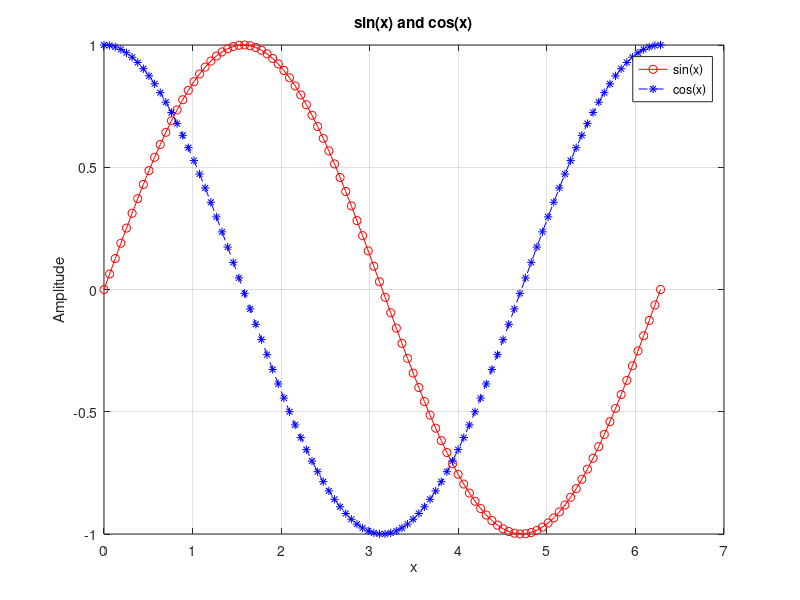

The MATLAB script that drew this image:
% Plot both sine and cosine functions with different styles

x = linspace(0, 2*pi, 100);

plot(x, sin(x), 'r-o', x, cos(x), 'b--*');

xlabel('x');
ylabel('Amplitude');
title('sin(x) and cos(x)');
legend('sin(x)', 'cos(x)');
grid on;

%use help command to get detailed docs
